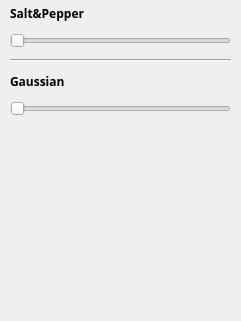
    <widget class="QWidget" name="tool_noise">
     <property name="enabled">
      <bool>true</bool>
     </property>
     <property name="geometry">
      <rect>
       <x>0</x>
       <y>0</y>
       <width>241</width>
       <height>321</height>
      </rect>
     </property>
     <property name="minimumSize">
      <size>
       <width>0</width>
       <height>0</height>
      </size>
     </property>
     <property name="maximumSize">
      <size>
       <width>16777215</width>
       <height>16777215</height>
      </size>
     </property>
     <property name="cursor">
      <cursorShape>ArrowCursor</cursorShape>
     </property>
     <property name="toolTip">
      <string/>
     </property>
     <property name="autoFillBackground">
      <bool>true</bool>
     </property>
     <property name="styleSheet">
      <string notr="true"/>
     </property>
     <attribute name="label">
      <string>노이즈 추가</string>
     </attribute>
     <widget class="QWidget" name="verticalLayoutWidget_3">
      <property name="geometry">
       <rect>
        <x>10</x>
        <y>0</y>
        <width>221</width>
        <height>125</height>
       </rect>
      </property>
      <layout class="QVBoxLayout" name="verticalLayout_4" stretch="0,0,0,0,0">
       <item>
        <layout class="QHBoxLayout" name="horizontalLayout_8" stretch="10,1">
         <item>
          <widget class="QLabel" name="noise_salt_label">
           <property name="font">
            <font>
             <family>Pretendard</family>
             <pointsize>9</pointsize>
             <weight>75</weight>
             <bold>true</bold>
            </font>
           </property>
           <property name="styleSheet">
            <string notr="true">background-color: rgba(255, 255, 255, 0)</string>
           </property>
           <property name="text">
            <string>Salt&amp;Pepper</string>
           </property>
          </widget>
         </item>
         <item>
          <widget class="QRadioButton" name="noise_salt_btn">
           <property name="styleSheet">
            <string notr="true">QRadioButton::indicator {
    width: 35px;
	height: 18px;
	image: url(&quot;C:/Users/User/workspace/2023-Industry-Academia-Collaboration-Project/ShortTerm-Internship/project/opencv_on_pyqt/Checkbox_off.png&quot;);
}
QRadioButton::indicator::checked {
	width: 35px;
	height: 18px;
    image: url(&quot;C:/Users/User/workspace/2023-Industry-Academia-Collaboration-Project/ShortTerm-Internship/project/opencv_on_pyqt/Checkbox_on.png&quot;);
}
QRadioButton::indicator::unchecked {
	width: 35px;
	height: 18px;
    image: url(&quot;C:/Users/User/workspace/2023-Industry-Academia-Collaboration-Project/ShortTerm-Internship/project/opencv_on_pyqt/Checkbox_off.png&quot;);
}
QRadioButton {
	background-color: rgba(0,0,0,0);
}</string>
           </property>
           <property name="text">
            <string/>
           </property>
           <property name="checkable">
            <bool>true</bool>
           </property>
           <property name="checked">
            <bool>false</bool>
           </property>
          </widget>
         </item>
        </layout>
       </item>
       <item>
        <widget class="QSlider" name="horizontalSlider">
         <property name="orientation">
          <enum>Qt::Horizontal</enum>
         </property>
        </widget>
       </item>
       <item>
        <widget class="Line" name="line_7">
         <property name="orientation">
          <enum>Qt::Horizontal</enum>
         </property>
        </widget>
       </item>
       <item>
        <layout class="QHBoxLayout" name="horizontalLayout_9" stretch="10,1">
         <item>
          <widget class="QLabel" name="noise_gaus_label">
           <property name="font">
            <font>
             <family>Pretendard</family>
             <pointsize>9</pointsize>
             <weight>75</weight>
             <bold>true</bold>
            </font>
           </property>
           <property name="styleSheet">
            <string notr="true">background-color: rgba(255, 255, 255, 0)</string>
           </property>
           <property name="text">
            <string>Gaussian</string>
           </property>
          </widget>
         </item>
         <item>
          <widget class="QRadioButton" name="noise_gaus_btn">
           <property name="enabled">
            <bool>true</bool>
           </property>
           <property name="styleSheet">
            <string notr="true">QRadioButton::indicator {
    width: 35px;
	height: 18px;
	image: url(&quot;C:/Users/User/workspace/2023-Industry-Academia-Collaboration-Project/ShortTerm-Internship/project/opencv_on_pyqt/Checkbox_off.png&quot;);
}
QRadioButton::indicator::checked {
	width: 35px;
	height: 18px;
    image: url(&quot;C:/Users/User/workspace/2023-Industry-Academia-Collaboration-Project/ShortTerm-Internship/project/opencv_on_pyqt/Checkbox_on.png&quot;);
}
QRadioButton::indicator::unchecked {
	width: 35px;
	height: 18px;
    image: url(&quot;C:/Users/User/workspace/2023-Industry-Academia-Collaboration-Project/ShortTerm-Internship/project/opencv_on_pyqt/Checkbox_off.png&quot;);
}
QRadioButton {
	background-color: rgba(0,0,0,0);
}</string>
           </property>
           <property name="text">
            <string/>
           </property>
           <property name="checkable">
            <bool>true</bool>
           </property>
           <property name="checked">
            <bool>false</bool>
           </property>
          </widget>
         </item>
        </layout>
       </item>
       <item>
        <widget class="QSlider" name="horizontalSlider_2">
         <property name="orientation">
          <enum>Qt::Horizontal</enum>
         </property>
        </widget>
       </item>
      </layout>
     </widget>
    </widget>
